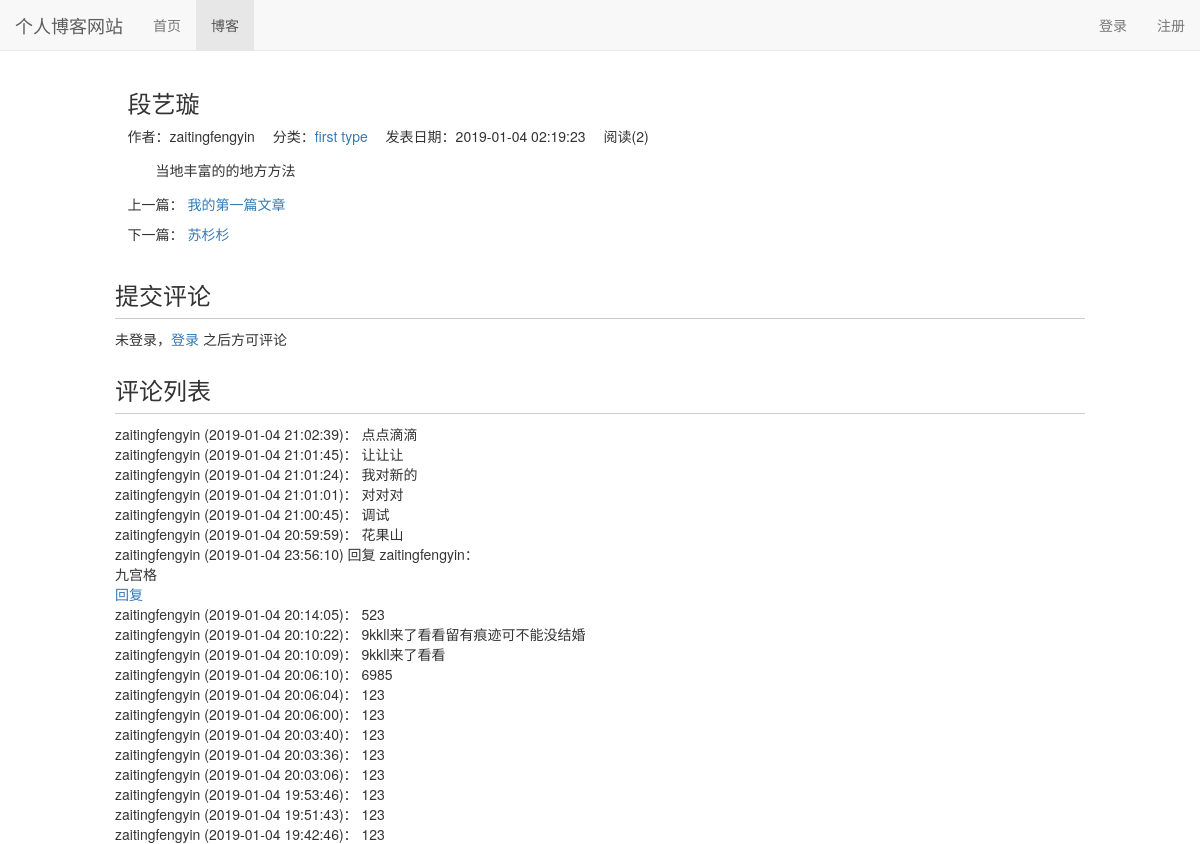
Page /blog/2 on the committed database.
### blog/models.py (models this page shows, shortened)
class Blog(models.Model):
    title = models.CharField(max_length=50)
    blog_type = models.ForeignKey(BlogType, on_delete=models.DO_NOTHING)
    content = RichTextUploadingField()
    author = models.ForeignKey(User, on_delete=models.DO_NOTHING)
    created_time = models.DateTimeField(auto_now_add=True)
    last_updated_time = models.DateTimeField(auto_now=True)
    def get_read_num(self):
        try:
            return self.read_num.read_num
        except exceptions.ObjectDoesNotExist:
            return 0
    class Meta:
        ordering = ['-created_time']

class BlogType(models.Model):
    type_name = models.CharField(max_length=15)
    def __str__(self):
        return self.type_name

class ReadNum(models.Model):
    read_num = models.IntegerField(default=0)
    blog = models.OneToOneField(Blog, on_delete=models.DO_NOTHING, related_name="read_num")

### comment/models.py (models this page shows, shortened)
class Comment(models.Model):
    blog = models.ForeignKey(Blog, on_delete=models.DO_NOTHING, related_name="comment")
    text = models.TextField()
    comment_time = models.DateTimeField(auto_now_add=True)
    user = models.ForeignKey(User, on_delete=models.DO_NOTHING, related_name="comment")
    root = models.ForeignKey('self', null=True, on_delete=models.DO_NOTHING, related_name='root_comment')
    parent = models.ForeignKey('self', null=True, on_delete=models.DO_NOTHING, related_name="parent_comment")
    reply_to = models.ForeignKey(User, null=True, on_delete=models.DO_NOTHING, related_name="reply")
    class Meta:
        ordering = ["-comment_time", ]

### blog/views.py (the view)
# urls.py: path('<int:blog_pk>', views.blog_detail, name="blog_detail"),
def blog_detail(request, blog_pk):
    blog = get_object_or_404(Blog, pk=blog_pk)
    if not request.COOKIES.get('blog_%s_readed' % blog_pk):
        readnum, created = ReadNum.objects.get_or_create(blog=blog)
        readnum.read_num += 1
        readnum.save()
        readnum, created = ReadDetail.objects.get_or_create(blog=blog, date=timezone.now().date())
        readnum.read_detail_num += 1
        readnum.save()
    context = {}
    context['previous_blog'] = Blog.objects.filter(created_time__gt=blog.created_time).last()
    context['next_blog'] = Blog.objects.filter(created_time__lt=blog.created_time).first()
    context['blog'] = blog
    form = CommentForm()
    comment_list = blog.comment.all().filter(parent=None)
    context["form"] = form
    context["comment_list"] = comment_list
    response = render(request, 'blog/blog_detail.html', context)  # 响应
    response.set_cookie('blog_%s_readed' % blog_pk, 'true')
    return response

### templates/blog/blog_detail.html (shortened to what this page needs)
{% extends 'base.html' %}
{% block nav_blog_active %}active{% endblock %}
{% load staticfiles %}
{% block header_extends %}
    <link rel="stylesheet" href="{% static 'blog/blog.css' %}">
{% endblock %}
{% block content %}
    <div class="container">
        <div class="row">
            <div class="col-xs-10 col-xs-offset-1">
                <h3>{{ blog.title }}</h3>
                <ul class="blog-info-description">
                    <li>作者：{{ blog.author }}</li>
                    <li>分类：<a href="{% url 'blogs_with_type' blog.blog_type.pk %}">{{ blog.blog_type }}</a></li>
                    <li>发表日期：{{ blog.created_time|date:"Y-m-d H:i:s" }}</li>
                    <li>阅读({{ blog.get_read_num }})</li>
                </ul>
                <div class="blog-content">{{ blog.content|safe }}</div>
                <div class="blog-more">
                    <p>上一篇：
                        {% if previous_blog %}
                            <a href="{% url 'blog_detail' previous_blog.pk %}">{{ previous_blog.title }}</a>
                        {% else %}
                            没有了
                        {% endif %}
                    </p>
                    <p>下一篇：
                        {% if next_blog %}
                            <a href="{% url 'blog_detail' next_blog.pk %}">{{ next_blog.title }}</a>
                        {% else %}
                            没有了
                        {% endif %}
                    </p>
                </div>
            </div>
        <div class="row">
            <div class="col-xs-10 col-xs-offset-1">
                <div class="comment-area">
                    <h3 class="comment-area-title">提交评论</h3>
                    {% if user.is_authenticated %}
                        <form id="comment_form" action="{% url 'comment:post_comment' blog.pk%}" method="POST" style="overflow:hidden">
                            {% csrf_token %}
                            {{ form }}
                            <input type="submit" value="评论" class="btn btn-primary" style="float:right">
                        </form>
                    {% else %}
                        未登录，<a href="{% url 'login' %}?next={{ request.path }}">登录</a> 之后方可评论
                    {% endif %}
                </div>
                <div class="comment-area">
                    <h3 class="comment-area-title">评论列表</h3>
                    <div id="comment_list">
                        {% for comment in comment_list %}
                        <div>
                            {{ comment.user.username }}
                            ({{ comment.comment_time|date:"Y-m-d H:i:s" }})：
                            {{ comment.text }}
                            {% for reply in comment.root_comment.all %}
                                <div class="reply">
                                    <span>{{ reply.user.username }}</span>
                                    <span>({{ reply.comment_time|date:"Y-m-d H:i:s" }})</span>
                                    <span>回复</span>
                                    <span>{{ reply.reply_to.username }}：</span>
                                    <div id="comment_{{ reply.pk }}">
                                        {{ reply.text|safe }}
                                    </div>
                                    <a href="javascript:reply({{ reply.pk }});">回复</a>
                                </div>
                             {% endfor %}
                        </div>
                    {% empty %}
                        暂无评论
                    {% endfor %}
                    </div>
                </div>
            </div>
        </div>
    </div>
{% endblock %}

### static/base.css (style rules this page uses)
* { margin: 0; padding: 0; }
body { margin-top: 70px!important; }
ul { list-style-type: none!important; }

### static/blog/blog.css (style rules this page uses)
ul.blog-info-description { list-style-type: none; margin-bottom: 1em; }
ul.blog-info-description li { display: inline-block; margin-right: 1em; }
div.blog-content { text-indent: 2em; }
div.blog-more { margin-top: 1em; }
div.comment-area { margin-top: 2em; }
h3.comment-area-title { border-bottom: 1px solid #ccc; padding-bottom: 0.4em; }

### rows in the picture
Blog: title "段艺璇", author "zaitingfengyin", blog_type "first type", created_time "2019-01-04 02:19:23", get_read_num "2", content "当地丰富的的地方方法"
Blog: title "我的第一篇文章"
Blog: title "苏杉杉"
Comment: user.username "zaitingfengyin", comment_time "2019-01-04 21:02:39", text "点点滴滴"
Comment: user.username "zaitingfengyin", comment_time "2019-01-04 21:01:45", text "让让让"
Comment: user.username "zaitingfengyin", comment_time "2019-01-04 21:01:24", text "我对新的"
Comment: user.username "zaitingfengyin", comment_time "2019-01-04 21:01:01", text "对对对"
Comment: user.username "zaitingfengyin", comment_time "2019-01-04 21:00:45", text "调试"
Comment: user.username "zaitingfengyin", comment_time "2019-01-04 20:59:59", text "花果山"
Comment: user.username "zaitingfengyin", comment_time "2019-01-04 23:56:10", reply_to.username "zaitingfengyin", text "九宫格"
Comment: user.username "zaitingfengyin", comment_time "2019-01-04 20:14:05", text "523"
Comment: user.username "zaitingfengyin", comment_time "2019-01-04 20:10:22", text "9kkll来了看看留有痕迹可不能没结婚"
Comment: user.username "zaitingfengyin", comment_time "2019-01-04 20:10:09", text "9kkll来了看看"
Comment: user.username "zaitingfengyin", comment_time "2019-01-04 20:06:10", text "6985"
Comment: user.username "zaitingfengyin", comment_time "2019-01-04 20:06:04", text "123"
Comment: user.username "zaitingfengyin", comment_time "2019-01-04 20:06:00", text "123"
Comment: user.username "zaitingfengyin", comment_time "2019-01-04 20:03:40", text "123"
Comment: user.username "zaitingfengyin", comment_time "2019-01-04 20:03:36", text "123"
Comment: user.username "zaitingfengyin", comment_time "2019-01-04 20:03:06", text "123"
Comment: user.username "zaitingfengyin", comment_time "2019-01-04 19:53:46", text "123"
Comment: user.username "zaitingfengyin", comment_time "2019-01-04 19:51:43", text "123"
Comment: user.username "zaitingfengyin", comment_time "2019-01-04 19:42:46", text "123"
